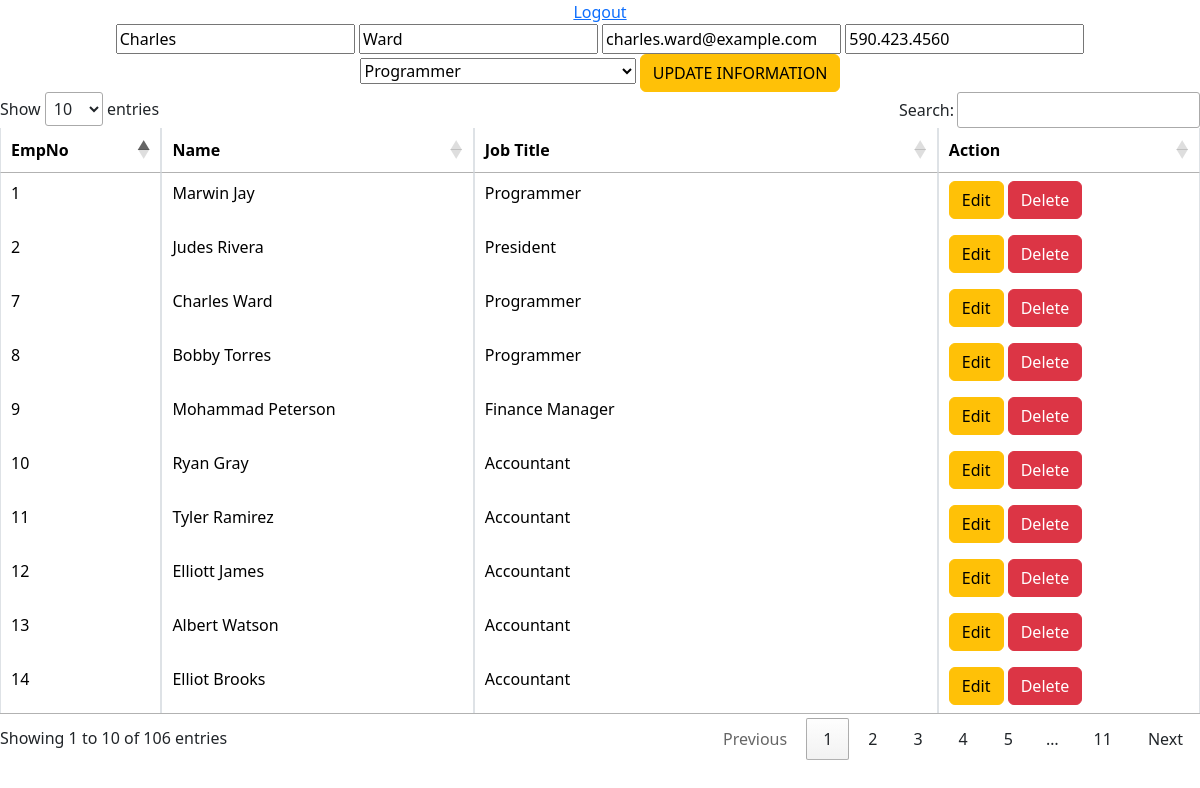
The app's page /EmployeeList.php?token=7 (signed in) with its own data.
### tables this page shows
CREATE TABLE `employees` (
  `EmployeeID` int(3) NOT NULL,
  `EmployeeFN` varchar(9) DEFAULT NULL,
  `EmployeeLN` varchar(10) DEFAULT NULL,
  `EmployeeEmail` varchar(29) DEFAULT NULL,
  `EmployeePhone` varchar(18) DEFAULT NULL,
  `HireDate` varchar(9) DEFAULT NULL,
  `ManagerID` int(3) DEFAULT NULL,
  `JobTitle` varchar(31) DEFAULT NULL
);

### EmployeeList.php (the view, shortened to what this page needs)
<?php
$disp='';
include('config.php');
$sql ="SELECT EmployeeID, EmployeeFN, EmployeeLN,JobTitle FROM employees";
if($rs=$conn->query($sql)){
	if($rs->num_rows>0){
		while($row=$rs->fetch_assoc()){
			$disp.='<tr>';
				$disp.='<td>'.$row['EmployeeID'].'</td>';
				$disp.='<td>'.$row['EmployeeFN'].' '.$row['EmployeeLN'].'</td>';
				$disp.='<td>'.$row['JobTitle'].'</td>';
					$disp.='<td>
					<a class="btn btn-warning" href="EmployeeList.php?token='.$row['EmployeeID'].'"> Edit</a>
					<a class="btn btn-danger" href="del.php?token='.$row['EmployeeID'].'"> Delete</a>
					</td>';
			$disp.='</tr>';
		}
	}
	else{
	  $disp="No record(s) Found!";
	}
}
else{
	echo $conn->error;
}
$Fname='';$Lname='';$Email=''; $Phone='';
if(isset($_GET['token'])){
	$id=$_GET['token'];
	$sql="SELECT * FROM employees WHERE EmployeeID=$id";
	if($rs=$conn->query($sql)){
		if($rs->num_rows>0){
			$row=$rs->fetch_assoc();
			$Fname=$row['EmployeeFN'];
			$Lname=$row['EmployeeLN'];
			$Email=$row['EmployeeEmail'];
			$Phone=$row['EmployeePhone'];
		}
	}else{
		echo $conn->error;
	}
	$btn='<input class="btn btn-warning" type="submit" name="btnUpdate" value="UPDATE INFORMATION">';
}
else{
	$btn='<input class="btn btn-primary" type="submit" name="btnSubmit" value="SAVE INFORMATION">';
}
?>
<!DOCTYPE html>
<html lang="en" dir="ltr">
  <head>
	  <link href="https://cdn.jsdelivr.net/npm/bootstrap@5.3.2/dist/css/bootstrap.min.css" rel="stylesheet">
	<link rel="stylesheet" href="https://cdn.datatables.net/1.13.6/css/jquery.dataTables.css" />
  </head>
  <body>
	<center>
		<a href="logout.php">Logout</a>
		<form  action="save_employee.php" method="post">
					<input type="text" name="Fname" placeholder="Enter First Name" value="<?php echo $Fname?>">
					<input type="text" name="Lname" placeholder="Enter Last Name" value="<?php echo $Lname?>">
					<input type="email" name="Email" placeholder="Enter Email" value="<?php echo $Email?>">
					<input type="text" name="Phone" placeholder="Enter Contact No" value="<?php echo $Phone?>"><br/>
					<select  name="JobTitle">
<?php
	$sql="SELECT DISTINCT(JobTitle) FROM employees";
		if($rs=$conn->query($sql)){
				while($row=$rs->fetch_assoc()){
				echo '<option value="'.$row['JobTitle'].'">'.$row['JobTitle'].'</option>';
			}
		}else{
			echo $conn->error;
		}
 ?>
					</select>
					<?php
						echo $btn;
					?>
		</form>
		<table class="table table-bordered table-hover" id="myTable">
			<thead>
				<tr>
					<th>EmpNo</th>
					<th>Name</th>
					<th>Job Title</th>
					<th>Action</th>
				</tr>
			</thead>
			<tbody>
			<?php
				echo $disp;
			?>
			</tbody>
		</table>
	</center>
  </body>
</html>

### records on screen
employees: Fname "Charles", Lname "Ward", Email "charles.ward@example.com", Phone "590.423.4560", EmployeeID "7", EmployeeFN "Charles", EmployeeLN "Ward", JobTitle "Programmer"
employees: EmployeeID "1", EmployeeFN "Marwin", EmployeeLN "Jay", JobTitle "Programmer"
employees: EmployeeID "2", EmployeeFN "Judes", EmployeeLN "Rivera", JobTitle "President"
employees: EmployeeID "8", EmployeeFN "Bobby", EmployeeLN "Torres", JobTitle "Programmer"
employees: EmployeeID "9", EmployeeFN "Mohammad", EmployeeLN "Peterson", JobTitle "Finance Manager"
employees: EmployeeID "10", EmployeeFN "Ryan", EmployeeLN "Gray", JobTitle "Accountant"
employees: EmployeeID "11", EmployeeFN "Tyler", EmployeeLN "Ramirez", JobTitle "Accountant"
employees: EmployeeID "12", EmployeeFN "Elliott", EmployeeLN "James", JobTitle "Accountant"
employees: EmployeeID "13", EmployeeFN "Albert", EmployeeLN "Watson", JobTitle "Accountant"
employees: EmployeeID "14", EmployeeFN "Elliot", EmployeeLN "Brooks", JobTitle "Accountant"

### other values on screen
form field JobTitle "Programmer"
